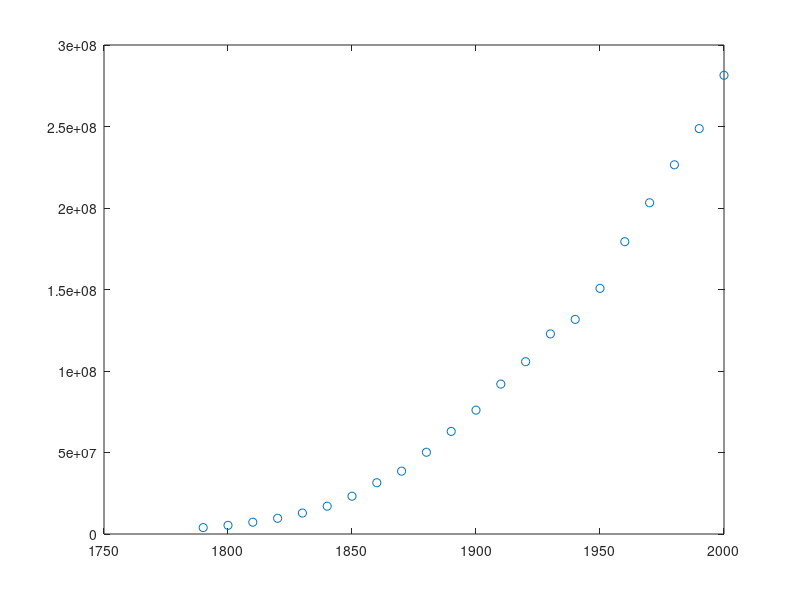

Write the MATLAB code that produced this figure. (Note: this script raises an error after producing the figure.)
clear all
data = [1790 3929000;
1800 5308000;
1810 7240000;
1820 9638000;
1830 12866000;
1840 17069000;
1850 23192000;
1860 31443000;
1870 38558000;
1880 50156000;
1890 62948000;
1900 75995000;
1910 91972000;
1920 105711000;
1930 122755000;
1940 131669000;
1950 150697000;
1960 179323000;
1970 203212000;
1980 226505000;
1990 248709873;
2000 281416000];

x=data(:,1);
y=data(:,2);
plot(x,y, 'o')
                   

hold on
n = length(x);
params = polyfit(x, y, n-1);

syms xx
y_lagrangePoly = 0;

for i = 1: n
    y_lagrangePoly = y_lagrangePoly + params(i) * xx ^ (n-i);
end

  fplot(y_lagrangePoly, [x(1) x(end)]);
hold on 


[Q] = dividedDifference(x, y);

%the absolute value of 6th divided difference is very small. so trying to
%fit the model upto 5 degree
 params2 = polyfit(x, y, 5);
y_smooth = 0;

for i = 1: 6
    y_smooth = y_smooth + params2(i) * xx ^ (6-i);
end

fplot(y_smooth, [x(1) x(end)], '--');

legend('data', 'Lagrange Interpolation Polynomial', 'Smoothed Model');

%predictions
predict1 = double(subs(y_lagrangePoly , 1921.25)) % 1.3295e+08
predict2  = double(subs(y_smooth , 1912.25)) %  9.2190e+07

predict3 = double(subs(y_lagrangePoly , 2020)) %-7.1669e+09
predict4  = double(subs(y_smooth , 2020)) % 3.5420e+08

%%%%%%%%%%%%%%%%%%%%%%%%%%%%%%%%%%%%%%%%%%%%%%%%%%%%%%%%%%%%%%%%%%%%%%%%%%%%%%%%%%%%%

%PREDICTION OF March of 1921: 
 %   9.2190e+07
 %%%%%%%%%%%%%%%%%%%%%%%%%%%%%%%%%%%%%%%%%%%%%%%%%%%%%%%%%%%%%%%%%%%%%%%%%%%%%%%%%%%%%%%
%WHICH ONE IS BETTER ?
%The smooth one is better for following two reasons:
%a) The lagrangePoly is overfitted. We have passed the graph from each and every data points existed.
%b) if we compare the predict3 and predict4 value, lagrangePloy outputs a negative number which is totally out of box for a increasing
 %   ploynomial (seen in the graph)
    
